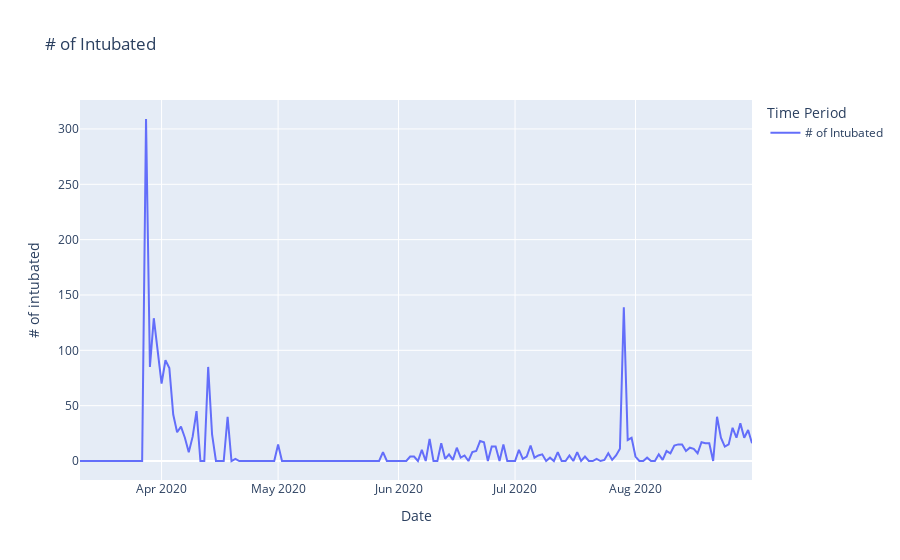

The notebook cell this image was saved under:
### Markdown cell above
Aşağıdaki grafikte ise her gün yeni oluşan entübe hasta sayısının çizgi grafiği görülmektedir. Süreç içerisinde 2 defa zirve noktayı gören (28 Mart ve 29 Temmuz) bu değer bize özellikle yaşlı ve kronik hastalığı olan toplum fertlerinin bu salgınla olan mücadelesini göstermektedir.

### Code cell
#plotting number of intubated for each day which has increase
int_num_fig = px.line(x=df.index,y=df['DailyIntubated'], color=px.Constant("# of Intubated"),
             labels=dict(x='Date', y="# of intubated", color="Time Period"),
                title = '# of Intubated')
int_num_fig.show()

### Figure 1 — Plotly figure (JSON) as saved in the notebook; plotly's stock layout.template omitted (floating-point values rounded to 4 significant figures; data arrays with more than 128 entries replaced by an {"elided": "..."} marker saying what was removed)
{"data": [{"hovertemplate": "Time Period=# of Intubated<br>Date=%{x}<br># of intubated=%{y}<extra></extra>", "legendgroup": "# of Intubated", "line": {"color": "#636efa", "dash": "solid"}, "mode": "lines", "name": "# of Intubated", "orientation": "v", "showlegend": true, "type": "scatter", "x": {"elided": "174 str values"}, "xaxis": "x", "y": {"elided": "174 int values"}, "yaxis": "y"}], "layout": {"legend": {"title": {"text": "Time Period"}, "tracegroupgap": 0}, "title": {"text": "# of Intubated"}, "xaxis": {"anchor": "y", "domain": [0, 1], "title": {"text": "Date"}}, "yaxis": {"anchor": "x", "domain": [0, 1], "title": {"text": "# of intubated"}}}}
